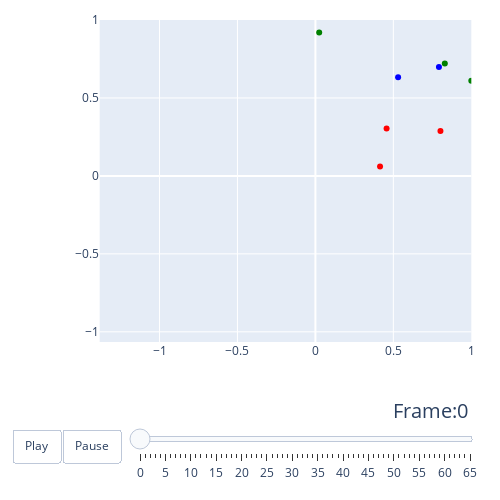

Write notebook code for a chart like this one.
### Code cell
fig = create_trace_plot(neuron_group.log[::10000], colors = color_list)
fig.show()

### Figure 1 — Plotly figure (JSON) as saved in the notebook; plotly's stock layout.template omitted (floating-point values rounded to 4 significant figures)
{"data": [{"marker": {"color": ["red", "red", "red", "blue", "blue", "green", "green", "green"]}, "mode": "markers", "type": "scatter", "x": [0.4146, 0.8021, 0.4566, 0.5304, 0.7924, 1, 0.8301, 0.02423], "y": [0.06022, 0.2879, 0.3046, 0.633, 0.6983, 0.6096, 0.7212, 0.9197]}], "layout": {"height": 500, "margin": {"b": 20, "l": 20, "r": 20, "t": 20}, "sliders": [{"currentvalue": {"font": {"size": 20}, "prefix": "Frame:", "visible": true, "xanchor": "right"}, "len": 0.9, "pad": {"b": 10, "t": 50}, "steps": [{"args": [[0], {"frame": {"duration": 300, "redraw": true}, "mode": "immediate", "transition": {"duration": 300}}], "label": "0", "method": "animate"}, {"args": [[1], {"frame": {"duration": 300, "redraw": true}, "mode": "immediate", "transition": {"duration": 300}}], "label": "1", "method": "animate"}, {"args": [[2], {"frame": {"duration": 300, "redraw": true}, "mode": "immediate", "transition": {"duration": 300}}], "label": "2", "method": "animate"}, {"args": [[3], {"frame": {"duration": 300, "redraw": true}, "mode": "immediate", "transition": {"duration": 300}}], "label": "3", "method": "animate"}, {"args": [[4], {"frame": {"duration": 300, "redraw": true}, "mode": "immediate", "transition": {"duration": 300}}], "label": "4", "method": "animate"}, {"args": [[5], {"frame": {"duration": 300, "redraw": true}, "mode": "immediate", "transition": {"duration": 300}}], "label": "5", "method": "animate"}, {"args": [[6], {"frame": {"duration": 300, "redraw": true}, "mode": "immediate", "transition": {"duration": 300}}], "label": "6", "method": "animate"}, {"args": [[7], {"frame": {"duration": 300, "redraw": true}, "mode": "immediate", "transition": {"duration": 300}}], "label": "7", "method": "animate"}, {"args": [[8], {"frame": {"duration": 300, "redraw": true}, "mode": "immediate", "transition": {"duration": 300}}], "label": "8", "method": "animate"}, {"args": [[9], {"frame": {"duration": 300, "redraw": true}, "mode": "immediate", "transition": {"duration": 300}}], "label": "9", "method": "animate"}, {"args": [[10], {"frame": {"duration": 300, "redraw": true}, "mode": "immediate", "transition": {"duration": 300}}], "label": "10", "method": "animate"}, {"args": [[11], {"frame": {"duration": 300, "redraw": true}, "mode": "immediate", "transition": {"duration": 300}}], "label": "11", "method": "animate"}, {"args": [[12], {"frame": {"duration": 300, "redraw": true}, "mode": "immediate", "transition": {"duration": 300}}], "label": "12", "method": "animate"}, {"args": [[13], {"frame": {"duration": 300, "redraw": true}, "mode": "immediate", "transition": {"duration": 300}}], "label": "13", "method": "animate"}, {"args": [[14], {"frame": {"duration": 300, "redraw": true}, "mode": "immediate", "transition": {"duration": 300}}], "label": "14", "method": "animate"}, {"args": [[15], {"frame": {"duration": 300, "redraw": true}, "mode": "immediate", "transition": {"duration": 300}}], "label": "15", "method": "animate"}, {"args": [[16], {"frame": {"duration": 300, "redraw": true}, "mode": "immediate", "transition": {"duration": 300}}], "label": "16", "method": "animate"}, {"args": [[17], {"frame": {"duration": 300, "redraw": true}, "mode": "immediate", "transition": {"duration": 300}}], "label": "17", "method": "animate"}, {"args": [[18], {"frame": {"duration": 300, "redraw": true}, "mode": "immediate", "transition": {"duration": 300}}], "label": "18", "method": "animate"}, {"args": [[19], {"frame": {"duration": 300, "redraw": true}, "mode": "immediate", "transition": {"duration": 300}}], "label": "19", "method": "animate"}, {"args": [[20], {"frame": {"duration": 300, "redraw": true}, "mode": "immediate", "transition": {"duration": 300}}], "label": "20", "method": "animate"}, {"args": [[21], {"frame": {"duration": 300, "redraw": true}, "mode": "immediate", "transition": {"duration": 300}}], "label": "21", "method": "animate"}, {"args": [[22], {"frame": {"duration": 300, "redraw": true}, "mode": "immediate", "transition": {"duration": 300}}], "label": "22", "method": "animate"}, {"args": [[23], {"frame": {"duration": 300, "redraw": true}, "mode": "immediate", "transition": {"duration": 300}}], "label": "23", "method": "animate"}, {"args": [[24], {"frame": {"duration": 300, "redraw": true}, "mode": "immediate", "transition": {"duration": 300}}], "label": "24", "method": "animate"}, {"args": [[25], {"frame": {"duration": 300, "redraw": true}, "mode": "immediate", "transition": {"duration": 300}}], "label": "25", "method": "animate"}, {"args": [[26], {"frame": {"duration": 300, "redraw": true}, "mode": "immediate", "transition": {"duration": 300}}], "label": "26", "method": "animate"}, {"args": [[27], {"frame": {"duration": 300, "redraw": true}, "mode": "immediate", "transition": {"duration": 300}}], "label": "27", "method": "animate"}, {"args": [[28], {"frame": {"duration": 300, "redraw": true}, "mode": "immediate", "transition": {"duration": 300}}], "label": "28", "method": "animate"}, {"args": [[29], {"frame": {"duration": 300, "redraw": true}, "mode": "immediate", "transition": {"duration": 300}}], "label": "29", "method": "animate"}, {"args": [[30], {"frame": {"duration": 300, "redraw": true}, "mode": "immediate", "transition": {"duration": 300}}], "label": "30", "method": "animate"}, {"args": [[31], {"frame": {"duration": 300, "redraw": true}, "mode": "immediate", "transition": {"duration": 300}}], "label": "31", "method": "animate"}, {"args": [[32], {"frame": {"duration": 300, "redraw": true}, "mode": "immediate", "transition": {"duration": 300}}], "label": "32", "method": "animate"}, {"args": [[33], {"frame": {"duration": 300, "redraw": true}, "mode": "immediate", "transition": {"duration": 300}}], "label": "33", "method": "animate"}, {"args": [[34], {"frame": {"duration": 300, "redraw": true}, "mode": "immediate", "transition": {"duration": 300}}], "label": "34", "method": "animate"}, {"args": [[35], {"frame": {"duration": 300, "redraw": true}, "mode": "immediate", "transition": {"duration": 300}}], "label": "35", "method": "animate"}, {"args": [[36], {"frame": {"duration": 300, "redraw": true}, "mode": "immediate", "transition": {"duration": 300}}], "label": "36", "method": "animate"}, {"args": [[37], {"frame": {"duration": 300, "redraw": true}, "mode": "immediate", "transition": {"duration": 300}}], "label": "37", "method": "animate"}, {"args": [[38], {"frame": {"duration": 300, "redraw": true}, "mode": "immediate", "transition": {"duration": 300}}], "label": "38", "method": "animate"}, {"args": [[39], {"frame": {"duration": 300, "redraw": true}, "mode": "immediate", "transition": {"duration": 300}}], "label": "39", "method": "animate"}, {"args": [[40], {"frame": {"duration": 300, "redraw": true}, "mode": "immediate", "transition": {"duration": 300}}], "label": "40", "method": "animate"}, {"args": [[41], {"frame": {"duration": 300, "redraw": true}, "mode": "immediate", "transition": {"duration": 300}}], "label": "41", "method": "animate"}, {"args": [[42], {"frame": {"duration": 300, "redraw": true}, "mode": "immediate", "transition": {"duration": 300}}], "label": "42", "method": "animate"}, {"args": [[43], {"frame": {"duration": 300, "redraw": true}, "mode": "immediate", "transition": {"duration": 300}}], "label": "43", "method": "animate"}, {"args": [[44], {"frame": {"duration": 300, "redraw": true}, "mode": "immediate", "transition": {"duration": 300}}], "label": "44", "method": "animate"}, {"args": [[45], {"frame": {"duration": 300, "redraw": true}, "mode": "immediate", "transition": {"duration": 300}}], "label": "45", "method": "animate"}, {"args": [[46], {"frame": {"duration": 300, "redraw": true}, "mode": "immediate", "transition": {"duration": 300}}], "label": "46", "method": "animate"}, {"args": [[47], {"frame": {"duration": 300, "redraw": true}, "mode": "immediate", "transition": {"duration": 300}}], "label": "47", "method": "animate"}, {"args": [[48], {"frame": {"duration": 300, "redraw": true}, "mode": "immediate", "transition": {"duration": 300}}], "label": "48", "method": "animate"}, {"args": [[49], {"frame": {"duration": 300, "redraw": true}, "mode": "immediate", "transition": {"duration": 300}}], "label": "49", "method": "animate"}, {"args": [[50], {"frame": {"duration": 300, "redraw": true}, "mode": "immediate", "transition": {"duration": 300}}], "label": "50", "method": "animate"}, {"args": [[51], {"frame": {"duration": 300, "redraw": true}, "mode": "immediate", "transition": {"duration": 300}}], "label": "51", "method": "animate"}, {"args": [[52], {"frame": {"duration": 300, "redraw": true}, "mode": "immediate", "transition": {"duration": 300}}], "label": "52", "method": "animate"}, {"args": [[53], {"frame": {"duration": 300, "redraw": true}, "mode": "immediate", "transition": {"duration": 300}}], "label": "53", "method": "animate"}, {"args": [[54], {"frame": {"duration": 300, "redraw": true}, "mode": "immediate", "transition": {"duration": 300}}], "label": "54", "method": "animate"}, {"args": [[55], {"frame": {"duration": 300, "redraw": true}, "mode": "immediate", "transition": {"duration": 300}}], "label": "55", "method": "animate"}, {"args": [[56], {"frame": {"duration": 300, "redraw": true}, "mode": "immediate", "transition": {"duration": 300}}], "label": "56", "method": "animate"}, {"args": [[57], {"frame": {"duration": 300, "redraw": true}, "mode": "immediate", "transition": {"duration": 300}}], "label": "57", "method": "animate"}, {"args": [[58], {"frame": {"duration": 300, "redraw": true}, "mode": "immediate", "transition": {"duration": 300}}], "label": "58", "method": "animate"}, {"args": [[59], {"frame": {"duration": 300, "redraw": true}, "mode": "immediate", "transition": {"duration": 300}}], "label": "59", "method": "animate"}, {"args": [[60], {"frame": {"duration": 300, "redraw": true}, "mode": "immediate", "transition": {"duration": 300}}], "label": "60", "method": "animate"}, {"args": [[61], {"frame": {"duration": 300, "redraw": true}, "mode": "immediate", "transition": {"duration": 300}}], "label": "61", "method": "animate"}, {"args": [[62], {"frame": {"duration": 300, "redraw": true}, "mode": "immediate", "transition": {"duration": 300}}], "label": "62", "method": "animate"}, {"args": [[63], {"frame": {"duration": 300, "redraw": true}, "mode": "immediate", "transition": {"duration": 300}}], "label": "63", "method": "animate"}, {"args": [[64], {"frame": {"duration": 300, "redraw": true}, "mode": "immediate", "transition": {"duration": 300}}], "label": "64", "method": "animate"}, {"args": [[65], {"frame": {"duration": 300, "redraw": true}, "mode": "immediate", "transition": {"duration": 300}}], "label": "65", "method": "animate"}], "transition": {"duration": 300, "easing": "cubic-in-out"}, "x": 0.1, "xanchor": "left", "y": 0, "yanchor": "top"}], "updatemenus": [{"buttons": [{"args": [null, {"frame": {"duration": 800, "redraw": true}, "fromcurrent": true}], "label": "Play", "method": "animate"}, {"args": [[null], {"frame": {"duration": 0, "redraw": true}, "mode": "immediate", "transition": {"duration": 0}}], "label": "Pause", "method": "animate"}], "direction": "left", "pad": {"r": 10, "t": 87}, "showactive": false, "type": "buttons", "x": 0.1, "xanchor": "right", "y": 0, "yanchor": "top"}], "width": 500, "xaxis": {"anchor": "y", "constrain": "domain", "domain": [0, 1], "range": [-1.384, 1]}, "yaxis": {"anchor": "x", "constrain": "domain", "domain": [0, 1], "range": [-1.065, 1], "scaleanchor": "x", "scaleratio": 1}}}
